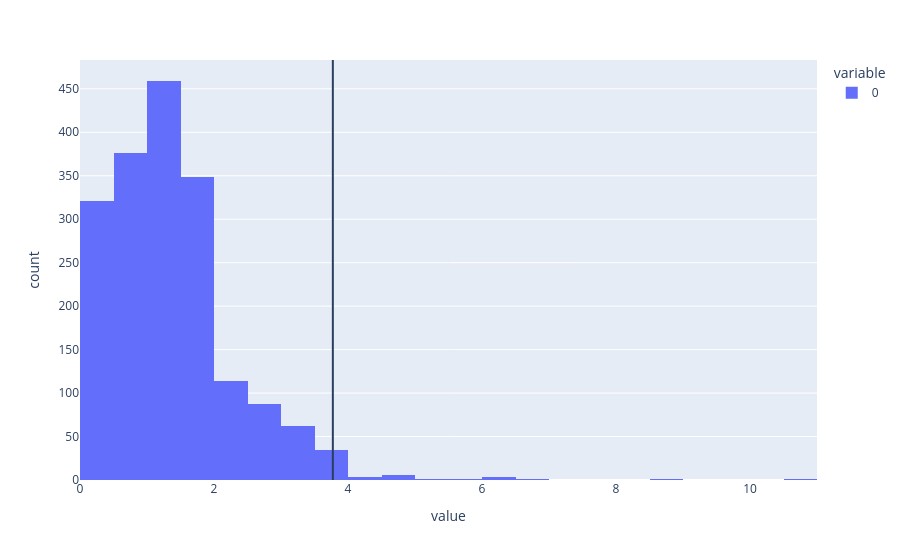

The cell this chart's notebook holds for it:
### Code cell
from sklearn.cluster import KMeans 
from numpy.lib.stride_tricks import sliding_window_view
from scipy.stats import kstest


def argmax_filter(sequences: np.ndarray, kernel_size: int = 10):
    #window = sliding_window_view(sequences, window_shape=kernel_size, axis=0)
    # non vectorized:
    out = []
    for w in range(kernel_size, len(sequences)):
        window = sequences[w-kernel_size: w]
        count = np.unique_counts(window)
        argmax = np.argmax(count.counts)
        value = count.values[argmax]
        out.append(value)
    return np.array(out)

def calibrate_dispersion(centroid: np.ndarray, labels: np.ndarray, latents: np.ndarray):
    unique_labels = np.unique(labels)
    vi = [0 for _ in range(len(unique_labels))]
    for label in unique_labels:
        ci = centroid[label]
        latent = latents[labels == label]
        di = ((ci - latent)**2).sum(axis=1)**0.5
        vi[label] = np.std(di)
    return vi

def get_centroid_distance(centroid: np.ndarray, latents: np.ndarray, vi: np.ndarray):
    dist = []
    for idx, ci in enumerate(centroid):
        di = ((ci - latents)**2).sum(axis=1)**0.5 / vi[idx] # [N, 1]
        dist.append(di)
    dist = np.stack(dist, axis=-1) # N, 2
    return np.min(dist, axis=-1)
    
def calibrate_tau(centroid: np.ndarray, latents: np.ndarray, vi: np.ndarray, quantile: float= 0.99):
    # variable stats on
    # proba of not being part of the distribution of cluster distance 
    dist = get_centroid_distance(centroid, latents, vi)
    tau = np.quantile(dist, q=quantile)
    return tau


class FilterSystem:

    def __init__(self, reference_cluster: np.ndarray, reference_latents: np.ndarray, centroid: np.ndarray, window: int):
        self.centroid = centroid
        self.vi = calibrate_dispersion(centroid=centroid, labels=reference_cluster, latents=reference_latents)
        self.si = get_centroid_distance(centroid, reference_latents, self.vi)
        self.tau = calibrate_tau(centroid, reference_latents, self.vi)
    
    def rolling_metrics(self, latents_window: np.ndarray):
        window_si =  get_centroid_distance(self.centroid, latents_window, self.vi)
        ks_score = kstest(self.si, window_si)
        novelty = window_si[-1] > self.tau # any or last depending on the usage; default last
        return {"ks_score": ks_score, "novelty": novelty}
    




kernel_size=[2, 3, 5, 10, 15, 20, 30]
centroid = ev.k_means[2]["model"].cluster_centers_
cluster = ev.k_means[2]["cluster"]

vi = calibrate_dispersion(centroid, cluster, latents_test)
print("vi=", vi)

distance = get_centroid_distance(centroid, latents_test, vi)
tau  = calibrate_tau(centroid, latents_test, vi)
print(tau)

px.histogram(distance, nbins=50).add_vline(x=tau).show()

"""
px.line(cluster, title="Without filter").show()
for ksize in kernel_size:
    filter_cluster = argmax_filter(cluster, kernel_size=ksize)
    px.line(filter_cluster, title=f"kernel size = {ksize}").show()
"""

### Figure 1 — Plotly figure (JSON) as saved in the notebook; plotly's stock layout.template omitted (floating-point values rounded to 4 significant figures; data arrays with more than 128 entries replaced by an {"elided": "..."} marker saying what was removed)
{"data": [{"bingroup": "x", "hovertemplate": "variable=0<br>value=%{x}<br>count=%{y}<extra></extra>", "legendgroup": "0", "marker": {"color": "#636efa", "pattern": {"shape": ""}}, "name": "0", "nbinsx": 50, "orientation": "v", "showlegend": true, "type": "histogram", "x": {"elided": "1820 float values"}, "xaxis": "x", "yaxis": "y"}], "layout": {"barmode": "relative", "legend": {"title": {"text": "variable"}, "tracegroupgap": 0}, "margin": {"t": 60}, "shapes": [{"type": "line", "x0": 3.774, "x1": 3.774, "xref": "x", "y0": 0, "y1": 1, "yref": "y domain"}], "xaxis": {"anchor": "y", "domain": [0, 1], "title": {"text": "value"}}, "yaxis": {"anchor": "x", "domain": [0, 1], "title": {"text": "count"}}}}
